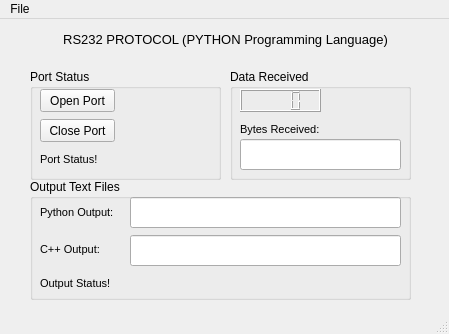
<?xml version="1.0" encoding="UTF-8"?>
<ui version="4.0">
 <author>Amir</author>
 <class>MainWindow</class>
 <widget class="QMainWindow" name="MainWindow">
  <property name="geometry">
   <rect>
    <x>0</x>
    <y>0</y>
    <width>449</width>
    <height>334</height>
   </rect>
  </property>
  <property name="windowTitle">
   <string>MainWindow</string>
  </property>
  <widget class="QWidget" name="centralwidget">
   <widget class="QGroupBox" name="groupBox">
    <property name="geometry">
     <rect>
      <x>30</x>
      <y>50</y>
      <width>191</width>
      <height>111</height>
     </rect>
    </property>
    <property name="title">
     <string>Port Status</string>
    </property>
    <widget class="QLabel" name="port_label">
     <property name="geometry">
      <rect>
       <x>10</x>
       <y>80</y>
       <width>131</width>
       <height>21</height>
      </rect>
     </property>
     <property name="font">
      <font>
       <family>MS Shell Dlg 2</family>
       <pointsize>8</pointsize>
       <weight>50</weight>
       <bold>false</bold>
      </font>
     </property>
     <property name="layoutDirection">
      <enum>Qt::RightToLeft</enum>
     </property>
     <property name="text">
      <string>Port Status!</string>
     </property>
    </widget>
    <widget class="QPushButton" name="close_pushButton">
     <property name="geometry">
      <rect>
       <x>10</x>
       <y>50</y>
       <width>75</width>
       <height>23</height>
      </rect>
     </property>
     <property name="text">
      <string>Close Port</string>
     </property>
    </widget>
    <widget class="QPushButton" name="open_pushButton">
     <property name="geometry">
      <rect>
       <x>10</x>
       <y>20</y>
       <width>75</width>
       <height>23</height>
      </rect>
     </property>
     <property name="text">
      <string>Open Port</string>
     </property>
    </widget>
   </widget>
   <widget class="QGroupBox" name="groupBox_2">
    <property name="geometry">
     <rect>
      <x>230</x>
      <y>50</y>
      <width>181</width>
      <height>111</height>
     </rect>
    </property>
    <property name="title">
     <string>Data Received</string>
    </property>
    <widget class="QLineEdit" name="ByteR_lineEdit">
     <property name="geometry">
      <rect>
       <x>10</x>
       <y>70</y>
       <width>161</width>
       <height>31</height>
      </rect>
     </property>
     <property name="text">
      <string/>
     </property>
     <property name="readOnly">
      <bool>true</bool>
     </property>
    </widget>
    <widget class="QLabel" name="ByteR_label">
     <property name="geometry">
      <rect>
       <x>10</x>
       <y>50</y>
       <width>91</width>
       <height>20</height>
      </rect>
     </property>
     <property name="font">
      <font>
       <pointsize>8</pointsize>
      </font>
     </property>
     <property name="text">
      <string>Bytes Received:</string>
     </property>
    </widget>
    <widget class="QLCDNumber" name="lcdNumber">
     <property name="geometry">
      <rect>
       <x>10</x>
       <y>20</y>
       <width>81</width>
       <height>23</height>
      </rect>
     </property>
     <property name="digitCount">
      <number>4</number>
     </property>
     <property name="segmentStyle">
      <enum>QLCDNumber::Filled</enum>
     </property>
    </widget>
   </widget>
   <widget class="QGroupBox" name="groupBox_3">
    <property name="geometry">
     <rect>
      <x>30</x>
      <y>160</y>
      <width>381</width>
      <height>121</height>
     </rect>
    </property>
    <property name="title">
     <string>Output Text Files</string>
    </property>
    <widget class="QLineEdit" name="python_lineEdit">
     <property name="geometry">
      <rect>
       <x>100</x>
       <y>18</y>
       <width>271</width>
       <height>31</height>
      </rect>
     </property>
     <property name="readOnly">
      <bool>true</bool>
     </property>
    </widget>
    <widget class="QLineEdit" name="c_lineEdit">
     <property name="geometry">
      <rect>
       <x>100</x>
       <y>56</y>
       <width>271</width>
       <height>31</height>
      </rect>
     </property>
     <property name="readOnly">
      <bool>true</bool>
     </property>
    </widget>
    <widget class="QLabel" name="plot_label_2">
     <property name="geometry">
      <rect>
       <x>10</x>
       <y>23</y>
       <width>81</width>
       <height>21</height>
      </rect>
     </property>
     <property name="font">
      <font>
       <family>MS Shell Dlg 2</family>
       <pointsize>8</pointsize>
       <weight>50</weight>
       <bold>false</bold>
      </font>
     </property>
     <property name="layoutDirection">
      <enum>Qt::RightToLeft</enum>
     </property>
     <property name="text">
      <string>Python Output:</string>
     </property>
    </widget>
    <widget class="QLabel" name="plot_label_3">
     <property name="geometry">
      <rect>
       <x>10</x>
       <y>60</y>
       <width>71</width>
       <height>21</height>
      </rect>
     </property>
     <property name="font">
      <font>
       <family>MS Shell Dlg 2</family>
       <pointsize>8</pointsize>
       <weight>50</weight>
       <bold>false</bold>
      </font>
     </property>
     <property name="layoutDirection">
      <enum>Qt::RightToLeft</enum>
     </property>
     <property name="text">
      <string>C++ Output:</string>
     </property>
    </widget>
    <widget class="QLabel" name="output_label">
     <property name="geometry">
      <rect>
       <x>10</x>
       <y>94</y>
       <width>361</width>
       <height>21</height>
      </rect>
     </property>
     <property name="font">
      <font>
       <family>MS Shell Dlg 2</family>
       <pointsize>8</pointsize>
       <weight>50</weight>
       <bold>false</bold>
      </font>
     </property>
     <property name="layoutDirection">
      <enum>Qt::RightToLeft</enum>
     </property>
     <property name="text">
      <string>Output Status!</string>
     </property>
    </widget>
   </widget>
   <widget class="QLabel" name="plot_label_4">
    <property name="geometry">
     <rect>
      <x>20</x>
      <y>10</y>
      <width>411</width>
      <height>21</height>
     </rect>
    </property>
    <property name="font">
     <font>
      <pointsize>10</pointsize>
      <weight>50</weight>
      <bold>false</bold>
     </font>
    </property>
    <property name="layoutDirection">
     <enum>Qt::RightToLeft</enum>
    </property>
    <property name="frameShadow">
     <enum>QFrame::Plain</enum>
    </property>
    <property name="lineWidth">
     <number>1</number>
    </property>
    <property name="text">
     <string>RS232 PROTOCOL (PYTHON Programming Language)</string>
    </property>
    <property name="scaledContents">
     <bool>false</bool>
    </property>
    <property name="alignment">
     <set>Qt::AlignCenter</set>
    </property>
   </widget>
   <zorder>groupBox_3</zorder>
   <zorder>groupBox_2</zorder>
   <zorder>groupBox</zorder>
   <zorder>plot_label_4</zorder>
  </widget>
  <widget class="QMenuBar" name="menubar">
   <property name="geometry">
    <rect>
     <x>0</x>
     <y>0</y>
     <width>449</width>
     <height>21</height>
    </rect>
   </property>
   <widget class="QMenu" name="menuFile">
    <property name="title">
     <string>File</string>
    </property>
    <addaction name="file_actionStart"/>
    <addaction name="separator"/>
    <addaction name="actionStop"/>
   </widget>
   <addaction name="menuFile"/>
  </widget>
  <widget class="QStatusBar" name="statusbar"/>
  <action name="file_actionStart">
   <property name="text">
    <string>Start</string>
   </property>
  </action>
  <action name="actionStop">
   <property name="text">
    <string>Stop</string>
   </property>
  </action>
 </widget>
 <resources/>
 <connections/>
</ui>
